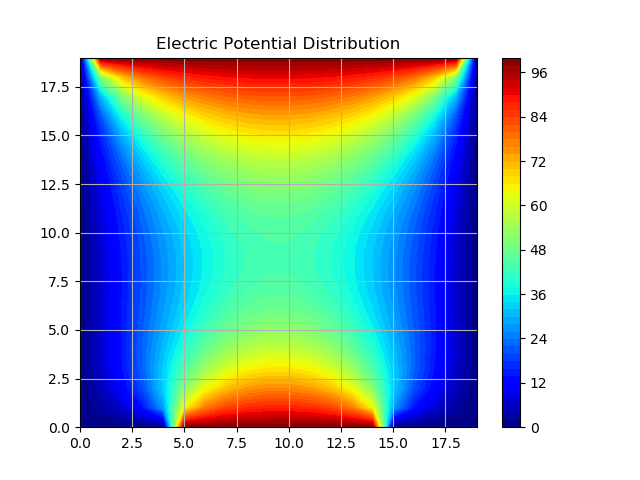

The script that drew this image:
import matplotlib as mpl
mpl.use('Agg')
import numpy as np
import matplotlib.pyplot as plt

# Set maximum iteration
maxIter = 500

# Set Dimension and delta
lenX = lenY = 20 #we set it rectangular
delta = 1

# Boundary conditions
Vtop = 100
Vbottom = 0
Vbmiddle = 100
Vleft = 0
Vright = 0

# Initial guess of interior grid
Vguess = 25

# Set colour interpolation and colour map.
# colourMap = plt.cm.coolwarm
colorinterpolation = 50
colourMap = plt.cm.jet

# Set meshgrid
X, Y = np.meshgrid(np.arange(0, lenX), np.arange(0, lenY))

# Set array size and set the interior value with Vguess
V = np.empty((lenX, lenY))
V.fill(Vguess)

# Set Boundary condition
V[(lenY-1):, :] = Vtop
V[:1, :] = Vbottom
V[:, (lenX-1):] = Vright
V[:, :1] = Vleft
V[:1, int((np.floor(lenX/4))):int((np.ceil(3*lenX/4))) ] = Vbmiddle

print(V)

# Iteration (We assume that the iteration is convergence in maxIter = 500)
print("Please wait for a moment")
for iteration in range(0, maxIter):
	for i in range(1, lenX-1, delta):
		for j in range(1, lenY-1, delta):
			V[i, j] = 0.25 * (V[i+1][j] + V[i-1][j] + V[i][j+1] + V[i][j-1])

print("Iteration finished")

# Configure the contour
plt.title("Electric Potential Distribution")
plt.contourf(X, Y, V, colorinterpolation, cmap=colourMap)

# Set Colorbar
plt.colorbar()

# Show the plot
plt.grid()
plt.show()
plt.savefig('Laplace-Bf.png')
